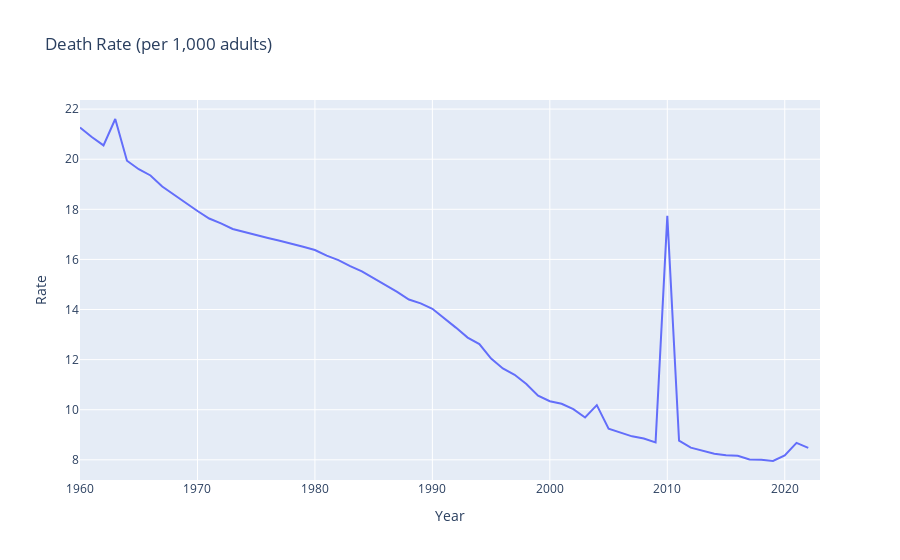

Here is the notebook cell this chart was saved with:
### Markdown cell above
**Crude Death Rate**

### Code cell
cdr_ind = {"SP.DYN.CDRT.IN":"Death rate, crude (per 1,000 people)"}

data = wbdata.get_dataframe(cdr_ind, country="HTI", parse_dates=True)
fig = data.plot(title="Crudee Death Rate (per 1,000 adults)", labels=dict(date='Year', value='Rate'))
fig.update_layout(showlegend=False)
fig.show()

### Figure 1 — Plotly figure (JSON) as saved in the notebook; plotly's stock layout.template omitted (floating-point values rounded to 4 significant figures)
{"data": [{"hovertemplate": "variable=Death rate, crude (per 1,000 people)<br>Year=%{x}<br>Rate=%{y}<extra></extra>", "legendgroup": "Death rate, crude (per 1,000 people)", "line": {"color": "#636efa", "dash": "solid"}, "marker": {"symbol": "circle"}, "mode": "lines", "name": "Death rate, crude (per 1,000 people)", "orientation": "v", "showlegend": true, "type": "scatter", "x": ["2023-01-01T00:00:00", "2022-01-01T00:00:00", "2021-01-01T00:00:00", "2020-01-01T00:00:00", "2019-01-01T00:00:00", "2018-01-01T00:00:00", "2017-01-01T00:00:00", "2016-01-01T00:00:00", "2015-01-01T00:00:00", "2014-01-01T00:00:00", "2013-01-01T00:00:00", "2012-01-01T00:00:00", "2011-01-01T00:00:00", "2010-01-01T00:00:00", "2009-01-01T00:00:00", "2008-01-01T00:00:00", "2007-01-01T00:00:00", "2006-01-01T00:00:00", "2005-01-01T00:00:00", "2004-01-01T00:00:00", "2003-01-01T00:00:00", "2002-01-01T00:00:00", "2001-01-01T00:00:00", "2000-01-01T00:00:00", "1999-01-01T00:00:00", "1998-01-01T00:00:00", "1997-01-01T00:00:00", "1996-01-01T00:00:00", "1995-01-01T00:00:00", "1994-01-01T00:00:00", "1993-01-01T00:00:00", "1992-01-01T00:00:00", "1991-01-01T00:00:00", "1990-01-01T00:00:00", "1989-01-01T00:00:00", "1988-01-01T00:00:00", "1987-01-01T00:00:00", "1986-01-01T00:00:00", "1985-01-01T00:00:00", "1984-01-01T00:00:00", "1983-01-01T00:00:00", "1982-01-01T00:00:00", "1981-01-01T00:00:00", "1980-01-01T00:00:00", "1979-01-01T00:00:00", "1978-01-01T00:00:00", "1977-01-01T00:00:00", "1976-01-01T00:00:00", "1975-01-01T00:00:00", "1974-01-01T00:00:00", "1973-01-01T00:00:00", "1972-01-01T00:00:00", "1971-01-01T00:00:00", "1970-01-01T00:00:00", "1969-01-01T00:00:00", "1968-01-01T00:00:00", "1967-01-01T00:00:00", "1966-01-01T00:00:00", "1965-01-01T00:00:00", "1964-01-01T00:00:00", "1963-01-01T00:00:00", "1962-01-01T00:00:00", "1961-01-01T00:00:00", "1960-01-01T00:00:00"], "xaxis": "x", "y": [null, 8.48, 8.676, 8.176, 7.953, 7.998, 8.014, 8.161, 8.181, 8.243, 8.376, 8.486, 8.762, 17.74, 8.695, 8.853, 8.937, 9.084, 9.239, 10.18, 9.689, 10.02, 10.24, 10.34, 10.56, 11.02, 11.4, 11.65, 12.04, 12.62, 12.88, 13.28, 13.65, 14.03, 14.24, 14.4, 14.7, 14.98, 15.23, 15.52, 15.73, 15.97, 16.15, 16.37, 16.51, 16.64, 16.75, 16.86, 16.98, 17.09, 17.22, 17.44, 17.63, 17.93, 18.26, 18.58, 18.91, 19.35, 19.6, 19.94, 21.61, 20.55, 20.89, 21.26], "yaxis": "y"}], "layout": {"legend": {"title": {"text": "variable"}, "tracegroupgap": 0}, "showlegend": false, "title": {"text": "Death Rate (per 1,000 adults)"}, "xaxis": {"anchor": "y", "domain": [0, 1], "title": {"text": "Year"}}, "yaxis": {"anchor": "x", "domain": [0, 1], "title": {"text": "Rate"}}}}
